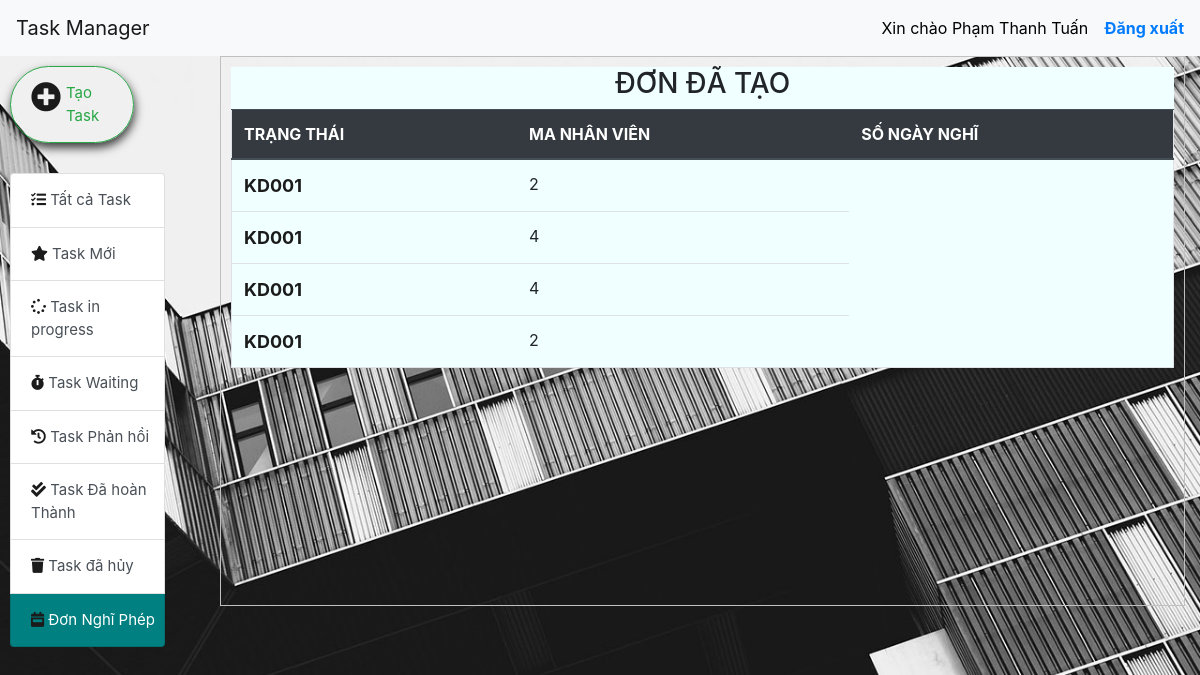
The page /manager/donDaTao.php (signed in) on the database its author committed.
### tables this page shows
CREATE TABLE `DonXinNghiPhep` (
  `maDon` int(10) NOT NULL,
  `maNhanVien` varchar(10) NOT NULL,
  `soNgayNghi` int(11) NOT NULL,
  `trangThai` tinyint(1) NOT NULL DEFAULT '0',
  `lyDo` varchar(200) NOT NULL,
  `ngayTao` datetime NOT NULL DEFAULT CURRENT_TIMESTAMP,
  `tapTin` varchar(200) DEFAULT NULL,
  `KetQua` tinyint(1) NOT NULL DEFAULT '0'
);

### manager/donDaTao.php (the view, shortened to what this page needs)
<!DOCTYPE html>
<html lang="en">
<head>
	<link rel="stylesheet" href="https://maxcdn.bootstrapcdn.com/bootstrap/4.5.2/css/bootstrap.min.css">
	<link rel="stylesheet" href="../style.css">
	<link rel="stylesheet" href="https://use.fontawesome.com/releases/v5.7.0/css/all.css">
</head>
<body>
	<div>
		<div>
		<nav class="navbar navbar-expand-lg navbar-light bg-light">
				<a class="navbar-brand" href="#">Task Manager</a>
				<div class="collapse navbar-collapse " id="navbarSupportedContent">
						<div>
							<a class="nav-link" href="../profile.php">Xin chào <?= $_SESSION['hoTen'] ?></a>
						</div>
						<div>
							<a class="font-weight-bold" href="../logout.php">Đăng xuất</a>
						</div>
				</div>
			</nav>
		</div>
		<div class="row">
			<div class="col-xl-2  col-sm-12">
				<ul class="menu ">
					<li class="create-task add-task " ><a href="form_add.php" class="d-flex justify-content-between text-success"><i class="fas fa-plus-circle" ></i>   Tạo Task</a></li>
                    <div class="list-group">
                        <a href="index.php" class="list-group-item list-group-item-action ">
                            <i class="fas fa-tasks"></i>   Tất cả Task
                        </a>
                        <a href="newTask.php" class="list-group-item list-group-item-action "><i class="fas fa-star"></i> Task Mới</a>
                        <a href="progress.php" class="list-group-item list-group-item-action "><i class="fas fa-spinner"></i> Task in progress</a>
                        <a href="waiting.php" class="list-group-item list-group-item-action"> <i class="fas fa-stopwatch"></i> Task Waiting</a>
                        <a href="rejected.php" class="list-group-item list-group-item-action"> <i class="fas fa-history"></i> Task Phản hồi</a>
                        <a href="complete.php" class="list-group-item list-group-item-action"><i class="fas fa-check-double"></i> Task Đã hoàn Thành</a>
                        <a href="canceled.php" class="list-group-item list-group-item-action "> <i class="fas fa-trash"></i> Task đã hủy</a>
                        <a href="calendar.php" class="list-group-item list-group-item-action activee"> <i class="fas fa-calendar-week"></i>  Đơn Nghĩ Phép</a>
                    </div>
				</ul>
			</div>
			<div class="col-xl-10  col-sm-12 ">
				<div class="all-task">
					<div class="task-content">
						<h3 class="d-flex justify-content-center">ĐƠN ĐÃ TẠO</h3>
						<table class="table able-striped border ">
                <thead class="thead-dark">
                    <tr>
                        <th>TRẠNG THÁI</th>
                        <th>MA NHÂN VIÊN</th>
                        <th>SỐ NGÀY NGHĨ</th>
                    </tr>
                </thead>
                <tbody id='list-task'>
                    <?php
												$maNV = $_SESSION['maNhanVien'];
                        $sql = "SELECT * FROM DonXinNghiPhep where  maNhanVien ='$maNV' Order by maDon DESC";
                        $conn = connect_db();
                        $result = $conn->query($sql);
                        while ($row = $result->fetch_assoc()){
														$maNVien= $row['maNhanVien'];
                            $soNgay = $row['soNgayNghi'];
														$maDon = $row['maDon'];
                            echo "<tr>";
                            echo  " <td><a href='inforDonDaTao.php?maDon=$maDon'  class='tenNhiemVu'>$maNVien</a></td>";
                            echo  " <td>$soNgay</td>";
                            echo  "</tr>";
                        }
                    ?>
                </tbody>
            </table>
					</div>
				</div>
				<div  class=" p-2 d-flex justify-content-center">
        </div>
		</div>
		</div>
	</div>
</body>
</html>

### style.css (style rules this page uses)
a { text-decoration: none; }
* { box-sizing: border-box; }
body { width: 100%; overflow-x: hidden; }
.menu { list-style-type: none; margin: 10px; padding: 0px; }
.menu a { font-size: 15px; padding: 15px 5px; padding-left: 20px; }
.create-task { border-radius: 5px; border: 1px solid #ccc; }
.add-task { width: 80%; margin-bottom: 30px; border-radius: 50px; border-color: #28a745; box-shadow: 1px 5px 10px rgb(61, 61, 61); display: flex; justify-content: center; align-items: center; }
.fas { color: #1b1b1b; }
.fa-plus-circle { font-size: 30px; text-align: left; margin-right: 5px; }
.all-task { height: 550px; border: 1px solid #c0c0c0; padding: 10px 10px; overflow-y: scroll; margin-right: 15px; margin-left: 15px; cursor: pointer; }
.nav-link { color: rgb(0, 0, 0); }
.tenNhiemVu { color:#1b1b1b; font-size: 18px; font-weight: bold; }
.activee { background-color: #008080; color : #ffffff; }
body { background-image: url(/images/background.jpg); background-repeat: no-repeat; background-size: cover; }
.task-content { background-color: rgb(240,255,255); }

### rows shown on the page
donxinnghiphep: maNhanVien "KD001", soNgayNghi "2"
donxinnghiphep: maNhanVien "KD001", soNgayNghi "4"
donxinnghiphep: maNhanVien "KD001", soNgayNghi "4"
donxinnghiphep: maNhanVien "KD001", soNgayNghi "2"

### other values the page prints
$_SESSION['hoTen'] "Phạm Thanh Tuấn"
